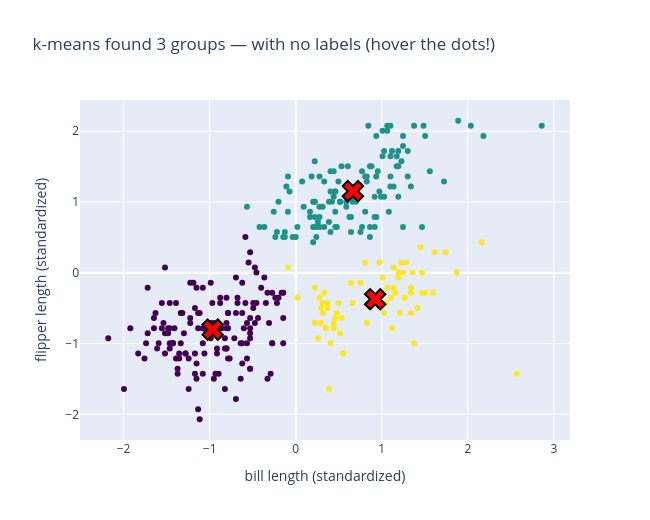

Notebook code cell kept with this figure:
### Markdown cell above
### 🧪 Exercise 1 — Let scikit-learn do the clustering

You watched the loop by hand; now use the real thing. `KMeans` runs those assign/update steps for you until the centroids stop moving.

- Create `KMeans(n_clusters=3, n_init=10, random_state=SEED)` and fit it to `X2`.
- Store each point's cluster number in `clusters`.

`n_init=10` just means "try 10 random starts and keep the best" — k-means can land in a bad spot if it starts unlucky. You should see three clean blobs.

### Code cell
from sklearn.cluster import KMeans
import plotly.graph_objects as go

km = KMeans(n_clusters=3, n_init=10, random_state=SEED)
### BEGIN SOLUTION
clusters = km.fit_predict(X2)
### HINT: km.fit_predict(X2) fits the model AND returns a cluster number per point
### END SOLUTION

# Interactive result — hover any dot to read that penguin's REAL measurements.
hover_data = np.column_stack([feat2, clusters])
fig = go.Figure()
fig.add_trace(go.Scatter(
    x=X2[:, 0], y=X2[:, 1], mode="markers",
    marker=dict(size=6, color=[CLUSTER_COLORS[c] for c in clusters]),
    customdata=hover_data,
    hovertemplate=("bill %{customdata[0]:.1f} mm · "
                   "flipper %{customdata[1]:.0f} mm<br>"
                   "cluster %{customdata[2]:.0f}<extra></extra>"),
))
fig.add_trace(go.Scatter(
    x=km.cluster_centers_[:, 0], y=km.cluster_centers_[:, 1], mode="markers",
    marker=dict(size=18, color="red", symbol="x", line=dict(color="black", width=2)),
    hovertemplate="centroid<extra></extra>",
))
fig.update_layout(
    title="k-means found 3 groups — with no labels (hover the dots!)",
    xaxis=dict(title="bill length (standardized)"),
    yaxis=dict(title="flipper length (standardized)"),
    showlegend=False, width=650, height=520,
)
fig.show()

### Figure 1 — Plotly figure (JSON) as saved in the notebook; plotly's stock layout.template omitted (floating-point values rounded to 4 significant figures; data arrays with more than 128 entries replaced by an {"elided": "..."} marker saying what was removed)
{"data": [{"customdata": {"elided": "333x3 float values"}, "hovertemplate": "bill %{customdata[0]:.1f} mm · flipper %{customdata[1]:.0f} mm<br>cluster %{customdata[2]:.0f}<extra></extra>", "marker": {"color": {"elided": "333 str values"}, "size": 6}, "mode": "markers", "type": "scatter", "x": {"elided": "333 float values"}, "y": {"elided": "333 float values"}}, {"hovertemplate": "centroid<extra></extra>", "marker": {"color": "red", "line": {"color": "black", "width": 2}, "size": 18, "symbol": "x"}, "mode": "markers", "type": "scatter", "x": [-0.9643, 0.664, 0.9236], "y": [-0.8052, 1.151, -0.375]}], "layout": {"height": 520, "showlegend": false, "title": {"text": "k-means found 3 groups — with no labels (hover the dots!)"}, "width": 650, "xaxis": {"title": {"text": "bill length (standardized)"}}, "yaxis": {"title": {"text": "flipper length (standardized)"}}}}
